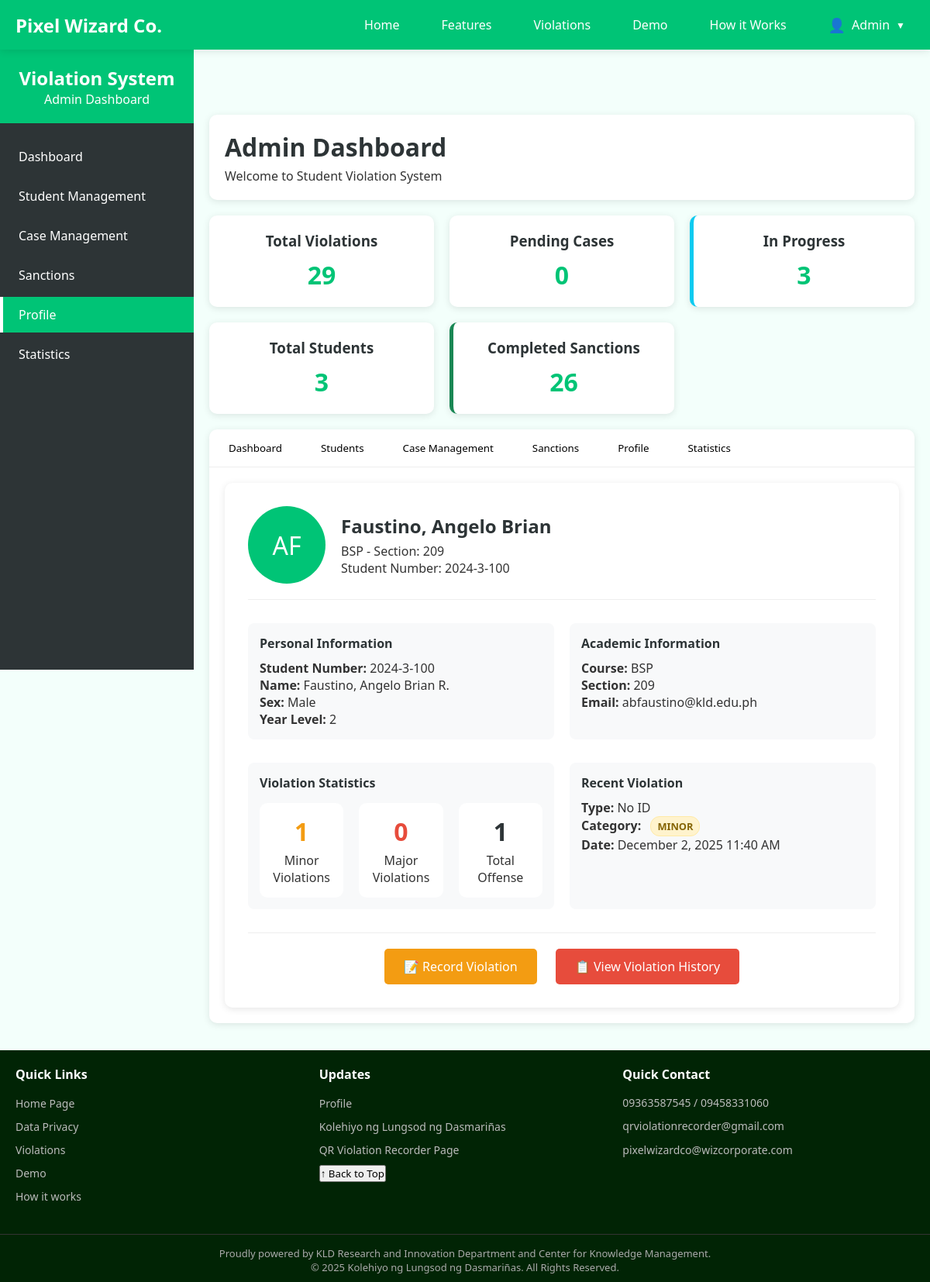
The page /admin_db.php?student_id=2024-3-100 (signed in) on the database its author committed.
### tables this page shows
CREATE TABLE `student_profiles` (
  `id` int(11) NOT NULL,
  `user_id` int(11) NOT NULL,
  `surname` varchar(100) DEFAULT NULL,
  `firstname` varchar(100) DEFAULT NULL,
  `middle_initial` varchar(5) DEFAULT NULL,
  `student_number` varchar(30) DEFAULT NULL,
  `sex` varchar(20) DEFAULT NULL,
  `course` varchar(10) DEFAULT NULL,
  `section` varchar(10) DEFAULT NULL,
  `qr_code` varchar(255) DEFAULT NULL,
  `created_at` timestamp NOT NULL DEFAULT current_timestamp(),
  `year_level` varchar(10) DEFAULT NULL
);

CREATE TABLE `users` (
  `id` int(11) NOT NULL,
  `full_name` varchar(100) NOT NULL,
  `email` varchar(150) NOT NULL,
  `password` varchar(255) NOT NULL,
  `created_at` timestamp NOT NULL DEFAULT current_timestamp(),
  `completed_setup` tinyint(1) NOT NULL DEFAULT 0,
  `otp_code` varchar(6) DEFAULT NULL,
  `otp_expires_at` datetime DEFAULT NULL,
  `profile_completed` tinyint(1) DEFAULT 0
);

CREATE TABLE `violations` (
  `id` int(11) NOT NULL,
  `user_id` int(11) NOT NULL,
  `recorded_by` int(11) NOT NULL,
  `admin_id` int(11) DEFAULT NULL,
  `staff_id` int(11) DEFAULT NULL,
  `user_type` enum('admin','staff') NOT NULL,
  `violation_type` varchar(255) NOT NULL,
  `violation_category` enum('minor','major') NOT NULL DEFAULT 'minor',
  `description` text DEFAULT NULL,
  `proof_filename` varchar(255) DEFAULT NULL,
  `status` enum('pending','under_review','resolved','dismissed') NOT NULL DEFAULT 'pending',
  `created_at` datetime DEFAULT current_timestamp(),
  `resolved_at` datetime DEFAULT NULL,
  `resolved_by` int(11) DEFAULT NULL,
  `resolution_notes` text DEFAULT NULL
);

### admin_db.php (the view, shortened to what the rows shown need)
<?php
require_once 'database.php';
require_once 'admin_function.php';
$student_id = $_GET['student_id'] ?? '';
$student_data = null;
$violation_counts = null;
$recent_violation = null;
if ($student_id) {
    $student_data = getStudentData($student_id, $conn);
    if ($student_data) {
        $violation_counts = getViolationCounts($student_data['user_id'], $conn);
        $recent_violation = getRecentViolation($student_data['user_id'], $conn);
    }
}
?>
<!DOCTYPE html>
<html lang="en">
<head>
    <link rel="stylesheet" href="admin_styles.css">
    <link rel="stylesheet" href="admin_responsive.css">
      <link rel="stylesheet" href="https://cdnjs.cloudflare.com/ajax/libs/font-awesome/6.4.0/css/all.min.css">
</head>
<body>
    <div class="dashboard-container">
        <div class="sidebar">
            <div class="sidebar-header">
                <h2>Violation System</h2>
            </div>
        </div>
        <div class="main-content">
            <div class="header">
                <div class="header-info">
                    <h1>Admin Dashboard</h1>
                </div>
            </div>
            <div class="tabs">
                <div id="profile" class="tab-content">
                    <?php if ($student_id && $student_data): ?>
                        <div class="profile-section">
                            <div class="profile-header">
                                <div class="profile-avatar" id="profileAvatar">
                                    <?php
                                    $firstname = $student_data['firstname'] ?? '';
                                    $surname = $student_data['surname'] ?? '';
                                    if ($firstname && $surname) {
                                        echo strtoupper(substr($firstname, 0, 1) . substr($surname, 0, 1));
                                    } else {
                                        echo 'ST';
                                    }
                                    ?>
                                </div>
                                <div class="profile-info">
                                    <h2 id="profileName">
                                        <?php
                                        if ($student_data['surname'] && $student_data['firstname']) {
                                            echo htmlspecialchars($student_data['surname'] . ', ' . $student_data['firstname']);
                                        } else {
                                            echo 'Student Profile';
                                        }
                                        ?>
                                    </h2>
                                    <p id="profileCourse">
                                        <?php
                                        if ($student_data['course']) {
                                            echo htmlspecialchars($student_data['course']);
                                            if ($student_data['section']) {
                                                echo ' - Section: ' . htmlspecialchars($student_data['section']);
                                            }
                                        } else {
                                            echo 'Course information not available';
                                        }
                                        ?>
                                    </p>
                                    <p id="profileSection">Student Number: <?php echo htmlspecialchars($student_data['student_number']); ?></p>
                                </div>
                            </div>
                            <div class="profile-details">
                                <div class="detail-group">
                                    <h4>Personal Information</h4>
                                    <p><strong>Student Number:</strong> <span id="profileId"><?php echo htmlspecialchars($student_data['student_number']); ?></span></p>
                                    <p><strong>Name:</strong>
                                        <span id="profileNameFull">
                                            <?php
                                            if ($student_data['surname'] && $student_data['firstname']) {
                                                echo htmlspecialchars($student_data['surname'] . ', ' . $student_data['firstname']);
                                                if (!empty($student_data['middle_initial'])) {
                                                    echo ' ' . htmlspecialchars($student_data['middle_initial']) . '.';
                                                }
                                            } else {
                                                echo 'Name not set';
                                            }
                                            ?>
                                        </span>
                                    </p>
                                    <p><strong>Sex:</strong> <span id="profileSex"><?php echo htmlspecialchars($student_data['sex'] ?? 'Not specified'); ?></span></p>
                                    <p><strong>Year Level:</strong> <span id="profileYearLevel"><?php echo htmlspecialchars($student_data['year_level'] ?? 'Not specified'); ?></span></p>
                                </div>
                                <div class="detail-group">
                                    <h4>Academic Information</h4>
                                    <p><strong>Course:</strong> <span id="profileCourseFull"><?php echo htmlspecialchars($student_data['course'] ?? 'Not specified'); ?></span></p>
                                    <p><strong>Section:</strong> <span id="profileSectionFull"><?php echo htmlspecialchars($student_data['section'] ?? 'Not specified'); ?></span></p>
                                    <p><strong>Email:</strong> <span id="profileEmail"><?php echo htmlspecialchars($student_data['email'] ?? 'Not specified'); ?></span></p>
                                </div>
                            </div>
                            <div class="profile-details">
                                <div class="detail-group">
                                    <h4>Violation Statistics</h4>
                                    <div class="violation-stats">
                                        <div class="stat-box minor-count">
                                            <div class="stat-value"><?php echo $violation_counts['minor_total']; ?></div>
                                            <div>Minor Violations</div>
                                        </div>
                                        <div class="stat-box major-count">
                                            <div class="stat-value"><?php echo $violation_counts['major_total']; ?></div>
                                            <div>Major Violations</div>
                                        </div>
                                        <div class="stat-box total-count">
                                            <div class="stat-value"><?php echo $violation_counts['total_violations']; ?></div>
                                            <div>Total Offense</div>
                                        </div>
                                    </div>
                                </div>
                                <div class="detail-group">
                                    <h4>Recent Violation</h4>
                                    <?php if ($recent_violation): ?>
                                        <p><strong>Type:</strong> <?php echo htmlspecialchars($recent_violation['violation_type']); ?></p>
                                        <p><strong>Category:</strong>
                                            <span class="violation-category-badge violation-category-<?= $recent_violation['violation_category'] ?>">
                                                <?= strtoupper($recent_violation['violation_category']) ?>
                                            </span>
                                        </p>
                                        <p><strong>Date:</strong> <?php echo date("F j, Y g:i A", strtotime($recent_violation['created_at'])); ?></p>
                                    <?php else: ?>
                                        <p>No violations recorded</p>
                                    <?php endif; ?>
                                </div>
                            </div>
                            <div class="violation-actions">
                                <button class="btn btn-warning" onclick="recordViolation('<?php echo $student_data['user_id']; ?>')">
                                    📝 Record Violation
                                </button>
                                <button class="btn btn-danger" onclick="viewViolationHistory('<?php echo $student_data['user_id']; ?>')">
                                    📋 View Violation History
                                </button>
                            </div>
                        </div>
                    <?php endif; ?>
                </div>
            </div>
        </div>
    </div>
</body>
</html>
</body>
</html>

### rows shown on the page
student_profiles: firstname+surname "AF", surname+firstname "Faustino, Angelo Brian", course "BSP", section "209", student_number "2024-3-100", middle_initial "R", sex "Male", year_level "2", user.email "abfaustino@kld.edu.ph"
violations: violation_type "No ID", violation_category "MINOR", created_at "December 2, 2025 11:40 AM"

### other values the page prints
$total_violations "29"
$pending_cases "0"
$in_progress_sanctions "3"
$total_students "3"
$completed_sanctions "26"
$violation_counts['minor_total'] "1"
$violation_counts['major_total'] "0"
$violation_counts['total_violations'] "1"
